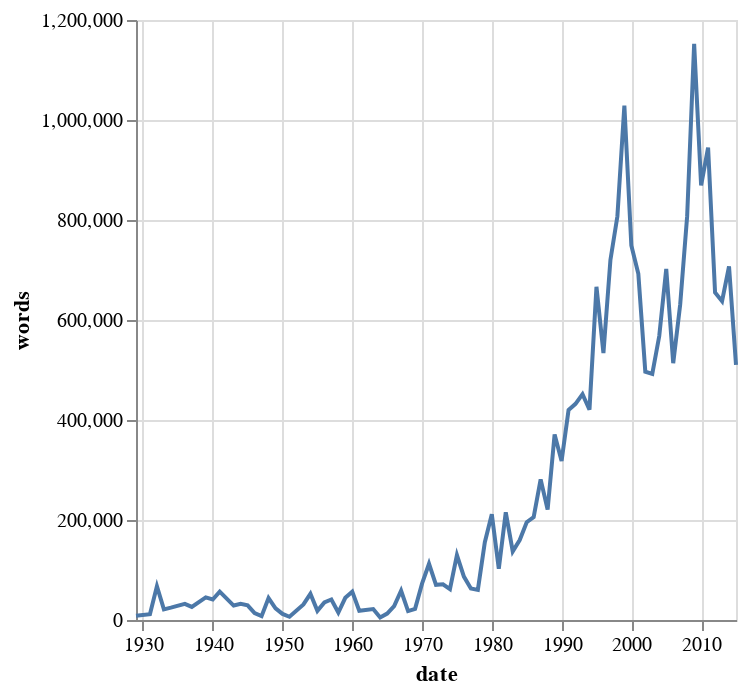

Notebook source saved alongside this figure:
### Code cell
alt.Chart(grouped_dialogue_df).mark_line().encode(
    x='date:T',
    y='words',
)

### Figure 1 — Vega-Lite specification as saved in the notebook (floating-point values rounded to 4 significant figures)
{"$schema": "https://vega.github.io/schema/vega-lite/v5.17.0.json", "config": {"view": {"continuousHeight": 300, "continuousWidth": 300}}, "data": {"name": "data-a698fd0a48b41e073aaae13eb6e0ac3f"}, "datasets": {"data-a698fd0a48b41e073aaae13eb6e0ac3f": [{"date": "1929-01-01T00:00:00", "words": 8572, "year": 1929}, {"date": "1931-01-01T00:00:00", "words": 11601, "year": 1931}, {"date": "1932-01-01T00:00:00", "words": 67534, "year": 1932}, {"date": "1933-01-01T00:00:00", "words": 21125, "year": 1933}, {"date": "1934-01-01T00:00:00", "words": 24646, "year": 1934}, {"date": "1936-01-01T00:00:00", "words": 32380, "year": 1936}, {"date": "1937-01-01T00:00:00", "words": 26192, "year": 1937}, {"date": "1939-01-01T00:00:00", "words": 45109, "year": 1939}, {"date": "1940-01-01T00:00:00", "words": 40977, "year": 1940}, {"date": "1941-01-01T00:00:00", "words": 56795, "year": 1941}, {"date": "1943-01-01T00:00:00", "words": 28861, "year": 1943}, {"date": "1944-01-01T00:00:00", "words": 32208, "year": 1944}, {"date": "1945-01-01T00:00:00", "words": 29230, "year": 1945}, {"date": "1946-01-01T00:00:00", "words": 13678, "year": 1946}, {"date": "1947-01-01T00:00:00", "words": 7688, "year": 1947}, {"date": "1948-01-01T00:00:00", "words": 43830, "year": 1948}, {"date": "1949-01-01T00:00:00", "words": 23440, "year": 1949}, {"date": "1950-01-01T00:00:00", "words": 12149, "year": 1950}, {"date": "1951-01-01T00:00:00", "words": 6399, "year": 1951}, {"date": "1953-01-01T00:00:00", "words": 31074, "year": 1953}, {"date": "1954-01-01T00:00:00", "words": 52272, "year": 1954}, {"date": "1955-01-01T00:00:00", "words": 18280, "year": 1955}, {"date": "1956-01-01T00:00:00", "words": 35286, "year": 1956}, {"date": "1957-01-01T00:00:00", "words": 40979, "year": 1957}, {"date": "1958-01-01T00:00:00", "words": 14896, "year": 1958}, {"date": "1959-01-01T00:00:00", "words": 44422, "year": 1959}, {"date": "1960-01-01T00:00:00", "words": 56698, "year": 1960}, {"date": "1961-01-01T00:00:00", "words": 18600, "year": 1961}, {"date": "1963-01-01T00:00:00", "words": 21996, "year": 1963}, {"date": "1964-01-01T00:00:00", "words": 4895, "year": 1964}, {"date": "1965-01-01T00:00:00", "words": 12780, "year": 1965}, {"date": "1966-01-01T00:00:00", "words": 27648, "year": 1966}, {"date": "1967-01-01T00:00:00", "words": 58485, "year": 1967}, {"date": "1968-01-01T00:00:00", "words": 17918, "year": 1968}, {"date": "1969-01-01T00:00:00", "words": 22244, "year": 1969}, {"date": "1970-01-01T00:00:00", "words": 72693, "year": 1970}, {"date": "1971-01-01T00:00:00", "words": 112442, "year": 1971}, {"date": "1972-01-01T00:00:00", "words": 70358, "year": 1972}, {"date": "1973-01-01T00:00:00", "words": 71312, "year": 1973}, {"date": "1974-01-01T00:00:00", "words": 61713, "year": 1974}, {"date": "1975-01-01T00:00:00", "words": 129884, "year": 1975}, {"date": "1976-01-01T00:00:00", "words": 86732, "year": 1976}, {"date": "1977-01-01T00:00:00", "words": 62871, "year": 1977}, {"date": "1978-01-01T00:00:00", "words": 60174, "year": 1978}, {"date": "1979-01-01T00:00:00", "words": 155487, "year": 1979}, {"date": "1980-01-01T00:00:00", "words": 211444, "year": 1980}, {"date": "1981-01-01T00:00:00", "words": 102710, "year": 1981}, {"date": "1982-01-01T00:00:00", "words": 215358, "year": 1982}, {"date": "1983-01-01T00:00:00", "words": 137266, "year": 1983}, {"date": "1984-01-01T00:00:00", "words": 159963, "year": 1984}, {"date": "1985-01-01T00:00:00", "words": 195535, "year": 1985}, {"date": "1986-01-01T00:00:00", "words": 205862, "year": 1986}, {"date": "1987-01-01T00:00:00", "words": 281291, "year": 1987}, {"date": "1988-01-01T00:00:00", "words": 220812, "year": 1988}, {"date": "1989-01-01T00:00:00", "words": 371167, "year": 1989}, {"date": "1990-01-01T00:00:00", "words": 317887, "year": 1990}, {"date": "1991-01-01T00:00:00", "words": 419962, "year": 1991}, {"date": "1992-01-01T00:00:00", "words": 432379, "year": 1992}, {"date": "1993-01-01T00:00:00", "words": 451761, "year": 1993}, {"date": "1994-01-01T00:00:00", "words": 420542, "year": 1994}, {"date": "1995-01-01T00:00:00", "words": 666427, "year": 1995}, {"date": "1996-01-01T00:00:00", "words": 534001, "year": 1996}, {"date": "1997-01-01T00:00:00", "words": 720235, "year": 1997}, {"date": "1998-01-01T00:00:00", "words": 807564, "year": 1998}, {"date": "1999-01-01T00:00:00", "words": 1028874, "year": 1999}, {"date": "2000-01-01T00:00:00", "words": 748856, "year": 2000}, {"date": "2001-01-01T00:00:00", "words": 692483, "year": 2001}, {"date": "2002-01-01T00:00:00", "words": 496577, "year": 2002}, {"date": "2003-01-01T00:00:00", "words": 492354, "year": 2003}, {"date": "2004-01-01T00:00:00", "words": 567967, "year": 2004}, {"date": "2005-01-01T00:00:00", "words": 702133, "year": 2005}, {"date": "2006-01-01T00:00:00", "words": 513689, "year": 2006}, {"date": "2007-01-01T00:00:00", "words": 631052, "year": 2007}, {"date": "2008-01-01T00:00:00", "words": 807609, "year": 2008}, {"date": "2009-01-01T00:00:00", "words": 1152099, "year": 2009}, {"date": "2010-01-01T00:00:00", "words": 869297, "year": 2010}, {"date": "2011-01-01T00:00:00", "words": 944803, "year": 2011}, {"date": "2012-01-01T00:00:00", "words": 654881, "year": 2012}, {"date": "2013-01-01T00:00:00", "words": 637486, "year": 2013}, {"date": "2014-01-01T00:00:00", "words": 707308, "year": 2014}, {"date": "2015-01-01T00:00:00", "words": 510435, "year": 2015}]}, "encoding": {"x": {"field": "date", "type": "temporal"}, "y": {"field": "words", "type": "quantitative"}}, "mark": {"type": "line"}}
